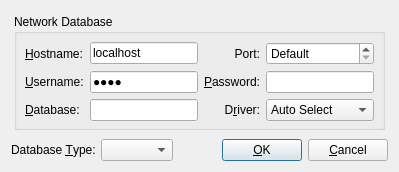
<?xml version="1.0" encoding="UTF-8"?>
<ui version="4.0">
 <author>He Hui</author>
 <class>DatabaseConnecterDialogUI</class>
 <widget class="QDialog" name="DatabaseConnecterDialogUI">
  <property name="geometry">
   <rect>
    <x>0</x>
    <y>0</y>
    <width>475</width>
    <height>190</height>
   </rect>
  </property>
  <property name="windowTitle">
   <string>Database Connecter</string>
  </property>
  <layout class="QGridLayout" name="gridLayout_3">
   <property name="sizeConstraint">
    <enum>QLayout::SetFixedSize</enum>
   </property>
   <item row="0" column="0">
    <widget class="QStackedWidget" name="stackedWidget">
     <property name="currentIndex">
      <number>0</number>
     </property>
     <widget class="QWidget" name="networkDatabasePage">
      <layout class="QGridLayout" name="gridLayout">
       <property name="margin">
        <number>3</number>
       </property>
       <item row="0" column="0">
        <widget class="QGroupBox" name="networkDatabaseGroupbox">
         <property name="title">
          <string>Network Database</string>
         </property>
         <property name="flat">
          <bool>false</bool>
         </property>
         <property name="checkable">
          <bool>false</bool>
         </property>
         <property name="checked">
          <bool>false</bool>
         </property>
         <layout class="QGridLayout">
          <property name="leftMargin">
           <number>8</number>
          </property>
          <property name="topMargin">
           <number>8</number>
          </property>
          <property name="rightMargin">
           <number>8</number>
          </property>
          <property name="bottomMargin">
           <number>6</number>
          </property>
          <property name="spacing">
           <number>6</number>
          </property>
          <item row="2" column="0">
           <widget class="QLabel" name="databaseNameLabel">
            <property name="text">
             <string>&amp;Database:</string>
            </property>
            <property name="buddy">
             <cstring>databaseNameEdit</cstring>
            </property>
           </widget>
          </item>
          <item row="2" column="1">
           <widget class="QLineEdit" name="databaseNameEdit">
            <property name="toolTip">
             <string>Database Name</string>
            </property>
            <property name="statusTip">
             <string>Database Name</string>
            </property>
            <property name="whatsThis">
             <string>Database Name</string>
            </property>
            <property name="text">
             <string notr="true"/>
            </property>
           </widget>
          </item>
          <item row="2" column="2">
           <widget class="QLabel" name="driverLabel">
            <property name="text">
             <string>D&amp;river:</string>
            </property>
            <property name="alignment">
             <set>Qt::AlignRight|Qt::AlignTrailing|Qt::AlignVCenter</set>
            </property>
            <property name="buddy">
             <cstring>driverCombo</cstring>
            </property>
           </widget>
          </item>
          <item row="2" column="3">
           <widget class="QComboBox" name="driverCombo">
            <property name="sizePolicy">
             <sizepolicy hsizetype="Expanding" vsizetype="Fixed">
              <horstretch>0</horstretch>
              <verstretch>0</verstretch>
             </sizepolicy>
            </property>
            <property name="toolTip">
             <string>Database Driver</string>
            </property>
            <property name="statusTip">
             <string>Database Driver</string>
            </property>
            <property name="whatsThis">
             <string>Database Driver</string>
            </property>
            <item>
             <property name="text">
              <string>Auto Select</string>
             </property>
            </item>
           </widget>
          </item>
          <item row="0" column="0">
           <widget class="QLabel" name="hostNameLabel">
            <property name="text">
             <string>&amp;Hostname:</string>
            </property>
            <property name="buddy">
             <cstring>hostnameEdit</cstring>
            </property>
           </widget>
          </item>
          <item row="0" column="1">
           <widget class="QLineEdit" name="hostnameEdit">
            <property name="toolTip">
             <string>Host Name Or IP Address Of The Database Server</string>
            </property>
            <property name="statusTip">
             <string>Host Name Or IP Address Of The Database Server</string>
            </property>
            <property name="whatsThis">
             <string>Host Name Or IP Address Of The Database Server</string>
            </property>
            <property name="text">
             <string notr="true">localhost</string>
            </property>
           </widget>
          </item>
          <item row="0" column="2">
           <widget class="QLabel" name="portLabel">
            <property name="text">
             <string>Port:</string>
            </property>
            <property name="alignment">
             <set>Qt::AlignRight|Qt::AlignTrailing|Qt::AlignVCenter</set>
            </property>
            <property name="buddy">
             <cstring>portSpinBox</cstring>
            </property>
           </widget>
          </item>
          <item row="0" column="3">
           <widget class="QSpinBox" name="portSpinBox">
            <property name="toolTip">
             <string>Port Of The Database Server</string>
            </property>
            <property name="statusTip">
             <string>Port Of The Database Server</string>
            </property>
            <property name="whatsThis">
             <string>Port Of The Database Server</string>
            </property>
            <property name="specialValueText">
             <string>Default</string>
            </property>
            <property name="minimum">
             <number>0</number>
            </property>
            <property name="maximum">
             <number>65535</number>
            </property>
            <property name="value">
             <number>0</number>
            </property>
           </widget>
          </item>
          <item row="1" column="0">
           <widget class="QLabel" name="userNameLabel">
            <property name="text">
             <string>&amp;Username:</string>
            </property>
            <property name="buddy">
             <cstring>userNameEdit</cstring>
            </property>
           </widget>
          </item>
          <item row="1" column="1">
           <widget class="QLineEdit" name="userNameEdit">
            <property name="toolTip">
             <string>User Name Of The Database Server</string>
            </property>
            <property name="statusTip">
             <string>User Name Of The Database Server</string>
            </property>
            <property name="whatsThis">
             <string>User Name Of The Database Server</string>
            </property>
            <property name="text">
             <string notr="true">root</string>
            </property>
            <property name="echoMode">
             <enum>QLineEdit::Password</enum>
            </property>
           </widget>
          </item>
          <item row="1" column="2">
           <widget class="QLabel" name="passwordLabel">
            <property name="text">
             <string>&amp;Password:</string>
            </property>
            <property name="alignment">
             <set>Qt::AlignRight|Qt::AlignTrailing|Qt::AlignVCenter</set>
            </property>
            <property name="buddy">
             <cstring>passwordEdit</cstring>
            </property>
           </widget>
          </item>
          <item row="1" column="3">
           <widget class="QLineEdit" name="passwordEdit">
            <property name="toolTip">
             <string>Password</string>
            </property>
            <property name="statusTip">
             <string>Password</string>
            </property>
            <property name="whatsThis">
             <string>Password</string>
            </property>
            <property name="text">
             <string notr="true"/>
            </property>
            <property name="echoMode">
             <enum>QLineEdit::Password</enum>
            </property>
           </widget>
          </item>
         </layout>
        </widget>
       </item>
      </layout>
     </widget>
     <widget class="QWidget" name="localDatabaseFilePage">
      <layout class="QGridLayout" name="gridLayout_2">
       <property name="margin">
        <number>3</number>
       </property>
       <item row="0" column="0">
        <widget class="QGroupBox" name="localDatabaseGroupbox">
         <property name="title">
          <string>Local Database File</string>
         </property>
         <property name="flat">
          <bool>false</bool>
         </property>
         <property name="checkable">
          <bool>false</bool>
         </property>
         <property name="checked">
          <bool>false</bool>
         </property>
         <layout class="QGridLayout">
          <property name="margin">
           <number>8</number>
          </property>
          <property name="spacing">
           <number>6</number>
          </property>
          <item row="1" column="0" colspan="3">
           <widget class="QComboBox" name="databaseFilePathComboBox">
            <property name="toolTip">
             <string>Database File Path</string>
            </property>
            <property name="statusTip">
             <string>Database File Path</string>
            </property>
            <property name="whatsThis">
             <string>Database File Path</string>
            </property>
            <property name="editable">
             <bool>true</bool>
            </property>
           </widget>
          </item>
          <item row="0" column="2">
           <widget class="QPushButton" name="browseButton">
            <property name="toolTip">
             <string>Click To Select The Database File</string>
            </property>
            <property name="statusTip">
             <string>Click To Select The Database File</string>
            </property>
            <property name="whatsThis">
             <string>Click To Select The Database File</string>
            </property>
            <property name="text">
             <string>&amp;Browse</string>
            </property>
            <property name="autoDefault">
             <bool>false</bool>
            </property>
           </widget>
          </item>
          <item row="0" column="0">
           <widget class="QLabel" name="databaseFilePathLabel">
            <property name="text">
             <string>Database File Path:</string>
            </property>
           </widget>
          </item>
          <item row="0" column="1">
           <spacer>
            <property name="orientation">
             <enum>Qt::Horizontal</enum>
            </property>
            <property name="sizeHint" stdset="0">
             <size>
              <width>40</width>
              <height>20</height>
             </size>
            </property>
           </spacer>
          </item>
         </layout>
        </widget>
       </item>
      </layout>
     </widget>
    </widget>
   </item>
   <item row="1" column="0">
    <layout class="QHBoxLayout">
     <property name="spacing">
      <number>6</number>
     </property>
     <property name="margin">
      <number>0</number>
     </property>
     <item>
      <widget class="QLabel" name="databaseTypeLabel">
       <property name="text">
        <string>Database &amp;Type:</string>
       </property>
       <property name="buddy">
        <cstring>databaseTypeComboBox</cstring>
       </property>
      </widget>
     </item>
     <item>
      <widget class="QComboBox" name="databaseTypeComboBox">
       <property name="sizePolicy">
        <sizepolicy hsizetype="Expanding" vsizetype="Fixed">
         <horstretch>0</horstretch>
         <verstretch>0</verstretch>
        </sizepolicy>
       </property>
       <property name="toolTip">
        <string>Database Type</string>
       </property>
       <property name="statusTip">
        <string>Database Type</string>
       </property>
       <property name="whatsThis">
        <string>Database Type</string>
       </property>
      </widget>
     </item>
     <item>
      <spacer>
       <property name="orientation">
        <enum>Qt::Horizontal</enum>
       </property>
       <property name="sizeType">
        <enum>QSizePolicy::Expanding</enum>
       </property>
       <property name="sizeHint" stdset="0">
        <size>
         <width>10</width>
         <height>20</height>
        </size>
       </property>
      </spacer>
     </item>
     <item>
      <widget class="QPushButton" name="okButton">
       <property name="text">
        <string>&amp;OK</string>
       </property>
       <property name="shortcut">
        <string>Ctrl+Return</string>
       </property>
       <property name="default">
        <bool>true</bool>
       </property>
      </widget>
     </item>
     <item>
      <widget class="QPushButton" name="cancelButton">
       <property name="text">
        <string>&amp;Cancel</string>
       </property>
       <property name="shortcut">
        <string>Esc</string>
       </property>
      </widget>
     </item>
    </layout>
   </item>
  </layout>
 </widget>
 <tabstops>
  <tabstop>hostnameEdit</tabstop>
  <tabstop>portSpinBox</tabstop>
  <tabstop>userNameEdit</tabstop>
  <tabstop>passwordEdit</tabstop>
  <tabstop>databaseNameEdit</tabstop>
  <tabstop>driverCombo</tabstop>
  <tabstop>databaseTypeComboBox</tabstop>
  <tabstop>okButton</tabstop>
  <tabstop>cancelButton</tabstop>
  <tabstop>browseButton</tabstop>
  <tabstop>databaseFilePathComboBox</tabstop>
 </tabstops>
 <resources/>
 <connections/>
</ui>
